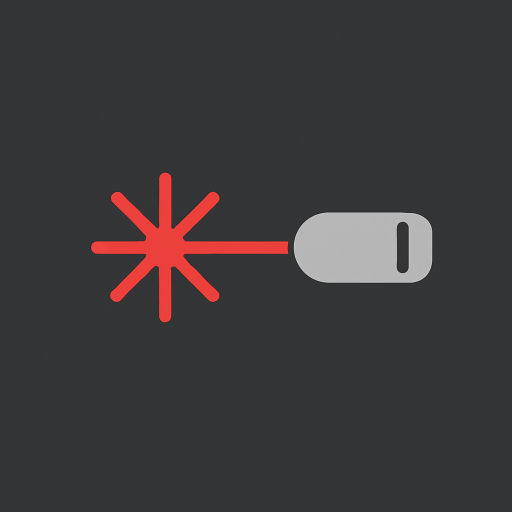
#> input picture static/appicon-1024.png, 1024 x 1024 px (shown at 1/2 size)
$ python favicon_generator.py ../static/appicon-1024.png out ../static/apple-touch-icon.png ../static/android-chrome-192x192.png
#> lines starting #> are read from the running program, lines starting #| are printed output that depends on the picture
#!/usr/bin/env python3
import sys, json
from pathlib import Path
from io import BytesIO
from PIL import Image

# Optional SVG -> PNG
try:
    import cairosvg
    HAS_CAIROSVG = True
except Exception:
    HAS_CAIROSVG = False

USAGE = """Usage:
  py generate_favicons.py path/to/logo.(svg|png) [out_dir] [app_name] [theme_color]
Example:
  py generate_favicons.py logo.svg public "My App" "#0f172a"
"""

def load_image(src: Path) -> Image.Image:
    if src.suffix.lower() == ".svg":
        if not HAS_CAIROSVG:
            sys.exit("SVG input requires cairosvg. Install: py -m pip install cairosvg")
        png_bytes = cairosvg.svg2png(url=str(src), output_width=2048, output_height=2048)
        return Image.open(BytesIO(png_bytes)).convert("RGBA")
    # PNG or other raster
    return Image.open(src).convert("RGBA")
#> returned value is the input picture: PIL image 1024x1024 RGBA; mean R, G, B, A 60.4, 56.8, 57.5, 255

def square_pad(im: Image.Image, size: int) -> Image.Image:
    # letterbox to square with transparent background, then fit
#> called with size = 1024
    w, h = im.size
#> w = 1024; h = 1024
    s = max(w, h)
#> s = 1024
    canvas = Image.new("RGBA", (s, s), (0, 0, 0, 0))
#> canvas: PIL image 1024x1024 RGBA; every value is 0
    canvas.paste(im, ((s - w)//2, (s - h)//2))
    return canvas.resize((size, size), Image.LANCZOS)

def save_png(im: Image.Image, path: Path, size: int):
    out = im.resize((size, size), Image.LANCZOS)
    out.save(path, format="PNG", optimize=True)

def main():
    if len(sys.argv) < 2:
        print(USAGE); sys.exit(1)
    src = Path(sys.argv[1])
    out_dir = Path(sys.argv[2]) if len(sys.argv) >= 3 else Path("public")
    app_name = sys.argv[3] if len(sys.argv) >= 4 else "My App"
    theme = sys.argv[4] if len(sys.argv) >= 5 else "#111111"

    if not src.exists():
        sys.exit(f"Source not found: {src}")

    out_dir.mkdir(parents=True, exist_ok=True)

    # Base 1024x1024
    base = square_pad(load_image(src), 1024)
    base_1024 = out_dir / "appicon-1024.png"
    base.save(base_1024, format="PNG", optimize=True)

    # Targets
    sizes = [16, 32, 48, 180, 192, 512]
    png_map = {}
    for s in sizes:
        p = out_dir / f"icon-{s}x{s}.png"
        save_png(base, p, s)
        png_map[s] = p
#> this loop made 6 passes
#> pass 1, in save_png, `out = im.resize((size, size), Image.LANCZOS)`:
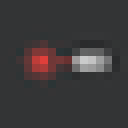
#> out: PIL image 16x16 RGBA (shown 8 times larger); mean R, G, B, A 60.4, 56.6, 57.3, 255
#> pass 2, in save_png (call 2), `out = im.resize((size, size), Image.LANCZOS)`:
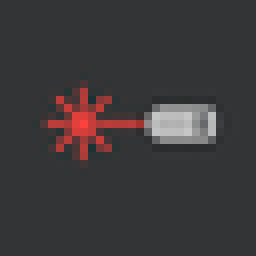
#> out: PIL image 32x32 RGBA (shown 8 times larger); mean R, G, B, A 60.4, 56.6, 57.3, 255
#> pass 3, in save_png (call 3), `out = im.resize((size, size), Image.LANCZOS)`:
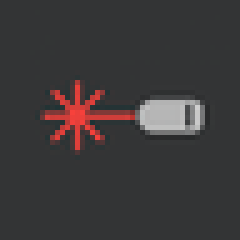
#> out: PIL image 48x48 RGBA (shown 5 times larger); mean R, G, B, A 60.3, 56.6, 57.3, 255
#> after the loop, png_map = 6 items

    # Friendly names
    (out_dir / "favicon-32x32.png").write_bytes(png_map[32].read_bytes())
    (out_dir / "apple-touch-icon.png").write_bytes(png_map[180].read_bytes())
    (out_dir / "android-chrome-192x192.png").write_bytes(png_map[192].read_bytes())
    (out_dir / "android-chrome-512x512.png").write_bytes(png_map[512].read_bytes())

    # Maskable (same content; Android uses "purpose":"maskable")
    for s in (192, 512):
        mask_p = out_dir / f"android-chrome-{s}x{s}-maskable.png"
        save_png(base, mask_p, s)
#> this loop made 2 passes
#> pass 1, in save_png (call 7), `out = im.resize((size, size), Image.LANCZOS)`:
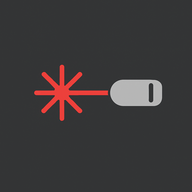
#> out: PIL image 192x192 RGBA; mean R, G, B, A 60.4, 56.7, 57.4, 255

    # favicon.ico with 16,32,48
    ico_path = out_dir / "favicon.ico"
    ico_images = [Image.open(png_map[n]).convert("RGBA") for n in (16, 32, 48)]
#> ico_images = 3 items
    ico_images[0].save(
        ico_path,
        format="ICO",
        sizes=[(16, 16), (32, 32), (48, 48)]
    )

    # site.webmanifest
    manifest = {
        "name": app_name,
        "short_name": app_name,
        "icons": [
            {"src": "/android-chrome-192x192.png", "sizes": "192x192", "type": "image/png"},
            {"src": "/android-chrome-512x512.png", "sizes": "512x512", "type": "image/png"},
            {"src": "/android-chrome-192x192-maskable.png", "sizes": "192x192", "type": "image/png", "purpose": "maskable"},
            {"src": "/android-chrome-512x512-maskable.png", "sizes": "512x512", "type": "image/png", "purpose": "maskable"}
        ],
        "start_url": "/",
        "display": "standalone",
        "background_color": theme,
        "theme_color": theme
    }
    (out_dir / "site.webmanifest").write_text(json.dumps(manifest, indent=2), encoding="utf-8")

    # Head snippet
    head_snippet = """\
<link rel="icon" href="/favicon.ico" sizes="any">
<link rel="icon" type="image/png" sizes="32x32" href="/favicon-32x32.png">
<link rel="apple-touch-icon" href="/apple-touch-icon.png">
<link rel="manifest" href="/site.webmanifest">
<meta name="theme-color" content="{theme}">
""".format(theme=theme)
    (out_dir / "HEAD_SNIPPET.html").write_text(head_snippet, encoding="utf-8")

    print(f"Done -> {out_dir}")
    print("Add these to <head> (also saved as HEAD_SNIPPET.html):\n")
    print(head_snippet)

if __name__ == "__main__":
    main()
